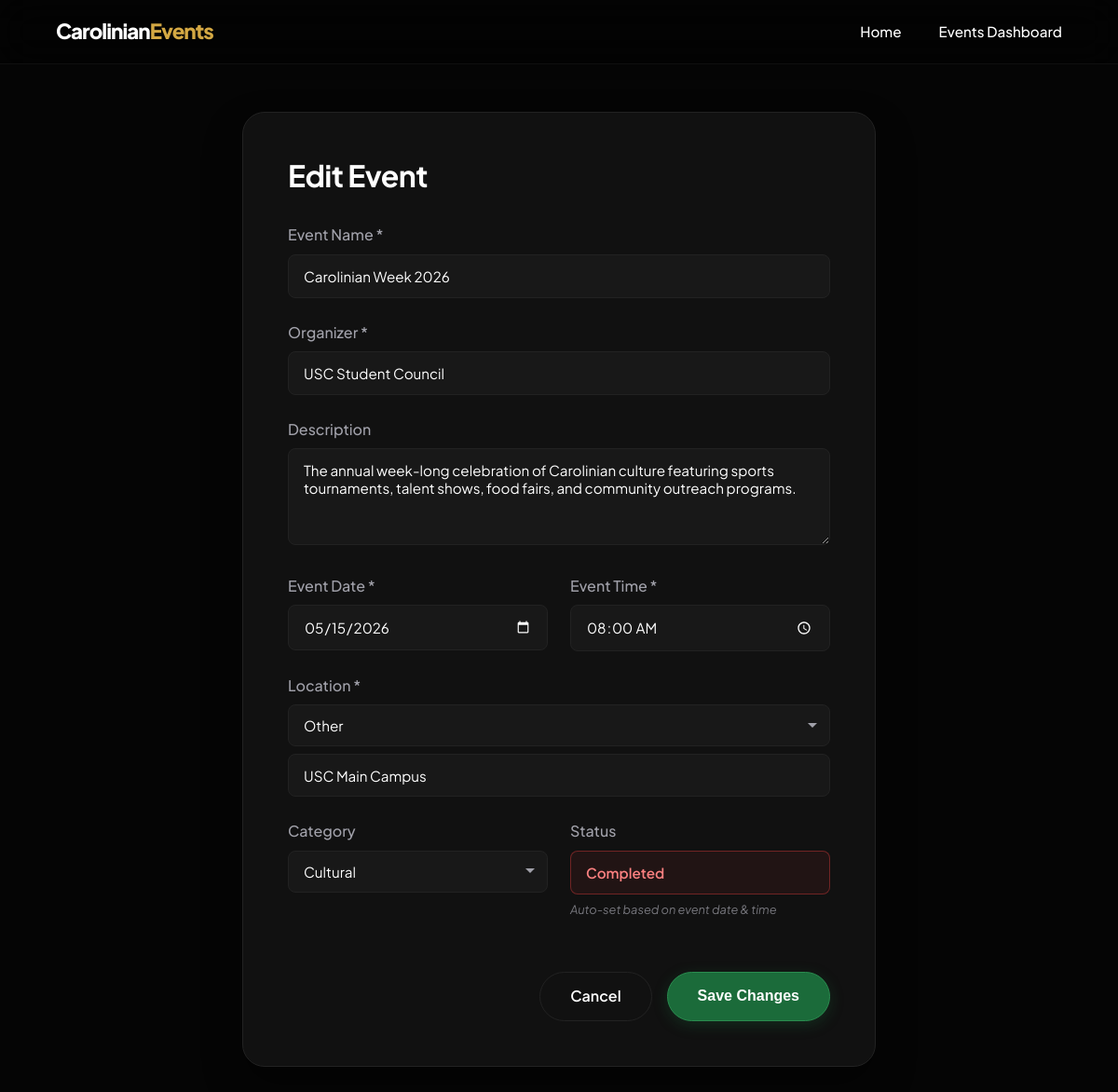
The page /update.php?id=3 on the database its author committed.
### tables this page shows
CREATE TABLE IF NOT EXISTS events (
    id          INT(11)         NOT NULL AUTO_INCREMENT,
    event_name  VARCHAR(255)    NOT NULL,
    organizer   VARCHAR(255)    NOT NULL,
    description TEXT            NOT NULL,
    event_date  DATE            NOT NULL,
    event_time  TIME            NOT NULL,
    location    VARCHAR(255)    NOT NULL,
    category    ENUM('Academic', 'Cultural', 'Sports', 'Social', 'Other')
                                NOT NULL DEFAULT 'Academic',
    status      ENUM('Upcoming', 'Ongoing', 'Completed')
                                NOT NULL DEFAULT 'Upcoming',
    created_at  TIMESTAMP       DEFAULT CURRENT_TIMESTAMP,

    PRIMARY KEY (id)
);

### update.php (the view, shortened to what this page needs)
<?php
$id = intval($_GET['id']);
$result = $conn->query("SELECT * FROM events WHERE id=$id");
if ($result && $result->num_rows > 0) {
    $event = $result->fetch_assoc();
} else {
    header("Location: view.php");
    exit;
}
?>
<!DOCTYPE html>
<html lang="en">
<head>
    <link rel="stylesheet" href="style.css">
</head>
<body>
    <nav class="navbar scrolled" id="navbar">
        <div class="nav-container">
            <a href="index.php" class="brand">Carolinian<span>Events</span></a>
            <div class="nav-links">
                <a href="index.php">Home</a>
                <a href="view.php">Events Dashboard</a>
            </div>
        </div>
    </nav>
    <div class="form-container">
        <div class="form-card reveal active">
            <h1>Edit Event</h1>
            <form action="update.php?id=<?= $id ?>" method="POST">
                <div class="form-group">
                    <label for="event_name">Event Name *</label>
                    <input type="text" id="event_name" name="event_name" class="form-control" value="<?= htmlspecialchars($event['event_name']) ?>" required>
                </div>
                <div class="form-group">
                    <label for="organizer">Organizer *</label>
                    <input type="text" id="organizer" name="organizer" class="form-control" value="<?= htmlspecialchars($event['organizer']) ?>" required>
                </div>
                <div class="form-group">
                    <label for="description">Description</label>
                    <textarea id="description" name="description" class="form-control" rows="4"><?= htmlspecialchars($event['description']) ?></textarea>
                </div>
                <div class="form-row">
                    <div class="form-group">
                        <label for="event_date">Event Date *</label>
                        <input type="date" id="event_date" name="event_date" class="form-control" value="<?= $event['event_date'] ?>" required>
                    </div>
                    <div class="form-group">
                        <label for="event_time">Event Time *</label>
                        <input type="time" id="event_time" name="event_time" class="form-control" value="<?= $event['event_time'] ?>" required>
                    </div>
                </div>
                <div class="form-group">
                    <label for="location_select">Location *</label>
                    <?php
                    $presetLocations = ['Bunzel Building', 'Rigney Hall', 'LRC Building', 'SMED Building', 'PE Building', 'SAFAD Theatre', 'MR Hall', 'Basketball Court', 'Soccer Field'];
                    $currentLocation = $event['location'];
                    $isCustomLocation = !in_array($currentLocation, $presetLocations);
                    ?>
                    <select id="location_select" name="location_select" class="form-control" required>
                        <option value="Other" <?= $isCustomLocation ? 'selected' : '' ?>>Other</option>
                    </select>
                    <input type="text" id="location_other" name="location_other" class="form-control other-input" placeholder="Enter custom location" style="display:<?= $isCustomLocation ? 'block' : 'none' ?>; margin-top:0.5rem;" value="<?= $isCustomLocation ? htmlspecialchars($currentLocation) : '' ?>">
                </div>
                <div class="form-row">
                    <div class="form-group">
                        <label for="category_select">Category</label>
                        <?php
                        $presetCategories = ['Academic', 'Cultural', 'Sports', 'Social'];
                        $currentCategory = $event['category'];
                        ?>
                        <select id="category_select" name="category_select" class="form-control">
                            <?php foreach ($presetCategories as $cat): ?>
                                <option value="<?= $cat ?>" <?= ($currentCategory === $cat) ? 'selected' : '' ?>><?= $cat ?></option>
                            <?php endforeach; ?>
                        </select>
                    </div>
                    <div class="form-group">
                        <label for="status_display">Status</label>
                        <input type="text" id="status_display" class="form-control" value="<?= htmlspecialchars($event['status']) ?>" readonly>
                        <small class="status-hint">Auto-set based on event date & time</small>
                    </div>
                </div>
                <div class="form-actions">
                    <a href="view.php" class="btn btn-secondary">Cancel</a>
                    <button type="submit" class="btn btn-primary">Save Changes</button>
                </div>
            </form>
        </div>
    </div>
</body>
</html>

### style.css (style rules this page uses)
:root { --primary: #1B6B3A; --primary-light: #2A8C4F; --accent: #D4A843; --accent-hover: #E6BB55; --bg-dark: #050505; --bg-surface: #0a0a0a; --bg-card: #111111; --border: #222222; --text-main: #FFFFFF; --text-muted: #A1A1AA; }
* { margin: 0; padding: 0; box-sizing: border-box; }
html { scroll-behavior: smooth; }
body { font-family: 'Plus Jakarta Sans', sans-serif; background-color: var(--bg-dark); color: var(--text-main); line-height: 1.6; overflow-x: hidden; }
h1, h2, h3 { line-height: 1.2; font-weight: 700; letter-spacing: -0.02em; }
a { text-decoration: none; color: inherit; }
.btn { display: inline-flex; align-items: center; justify-content: center; padding: 0.8rem 2rem; border-radius: 50px; font-weight: 600; transition: all 0.3s cubic-bezier(0.16, 1, 0.3, 1); cursor: pointer; font-size: 1rem; }
.btn-primary { background: var(--primary); color: white; border: 1px solid var(--primary-light); box-shadow: 0 4px 15px rgba(27, 107, 58, 0.3); }
.btn-secondary { background: transparent; color: white; border: 1px solid var(--border); }
.navbar { position: fixed; top: 0; width: 100%; padding: 1.5rem 5%; display: flex; justify-content: center; z-index: 1000; transition: all 0.4s ease; }
.navbar.scrolled { padding: 1rem 5%; background: rgba(0, 0, 0, 0.4); backdrop-filter: blur(20px); -webkit-backdrop-filter: blur(20px); border-bottom: 1px solid rgba(255, 255, 255, 0.05); }
.nav-container { width: 100%; max-width: 1200px; display: flex; justify-content: space-between; align-items: center; }
.brand { font-size: 1.4rem; font-weight: 800; letter-spacing: -1px; }
.brand span { color: var(--accent); }
.nav-links { display: none; }
.sort-select, select.form-control { appearance: none; -webkit-appearance: none; -moz-appearance: none; background-repeat: no-repeat; background-position: right 0.75rem center; padding-right: 2.5rem; cursor: pointer; }
.sort-select option, .form-control option { background: #1a1a1a; color: white; padding: 0.5rem; }
.form-container { padding: 120px 5% 5rem; max-width: 800px; margin: 0 auto; }
.form-card { background: var(--bg-card); padding: 3rem; border-radius: 24px; border: 1px solid var(--border); box-shadow: 0 20px 40px rgba(0,0,0,0.4); }
.form-card h1 { margin-bottom: 2rem; font-size: 2rem; }
.form-group { margin-bottom: 1.5rem; }
.form-group label { display: block; margin-bottom: 0.5rem; color: var(--text-muted); font-weight: 500; }
.form-control { width: 100%; padding: 0.8rem 1rem; background: rgba(255, 255, 255, 0.03); border: 1px solid var(--border); border-radius: 8px; color: white; font-family: inherit; font-size: 0.95rem; transition: border-color 0.3s, background 0.3s; }
input[type="date"].form-control, input[type="time"].form-control { color-scheme: dark; }
.form-row { display: grid; grid-template-columns: 1fr 1fr; gap: 1.5rem; }
.form-actions { display: flex; justify-content: flex-end; gap: 1rem; margin-top: 2rem; }
.status-hint { display: block; margin-top: 0.4rem; color: var(--text-muted); font-size: 0.8rem; font-style: italic; opacity: 0.7; }
.status-auto { font-weight: 600; cursor: default; }
.status-auto-completed { color: #FC8181 !important; border-color: rgba(229, 62, 62, 0.4) !important; background: rgba(229, 62, 62, 0.08) !important; }
.other-input { animation: slideDown 0.25s ease-out; }
.reveal { opacity: 0; transform: translateY(40px); transition: opacity 0.8s cubic-bezier(0.16, 1, 0.3, 1), transform 0.8s cubic-bezier(0.16, 1, 0.3, 1); }
.reveal.active { opacity: 1; transform: translateY(0); }
@media (min-width: 768px) { .nav-links { display: flex; gap: 2.5rem; } }
@media (min-width: 768px) { .nav-links a { font-weight: 500; font-size: 0.95rem; transition: color 0.3s; } }

### rows shown on the page
events: event_name "Carolinian Week 2026", organizer "USC Student Council", description "The annual week-long celebration of Carolinian culture featuring sports tournaments, talent shows, food fairs, and community outreach programs.", event_date "05/15/2026", event_time "08:00:00", location_select "Other", location_other "USC Main Campus", category_select "Cultural", status "Completed"
